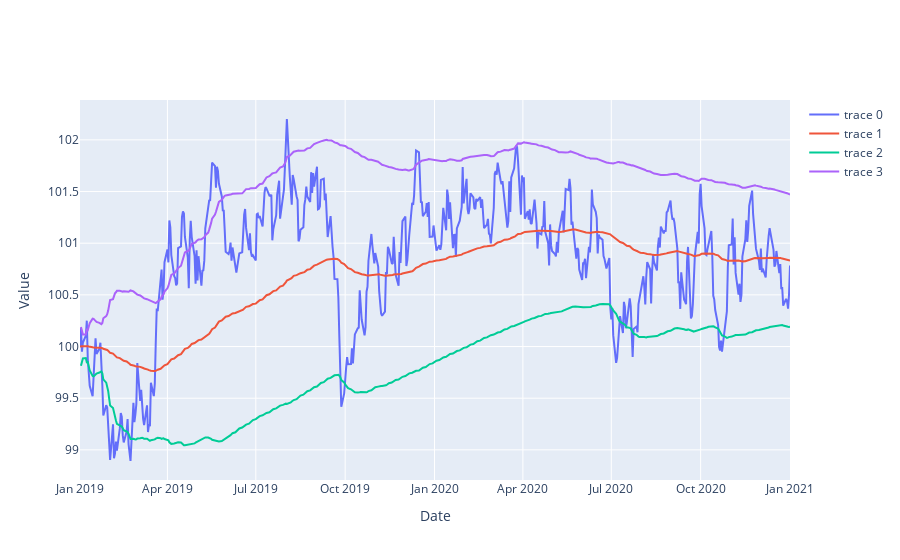
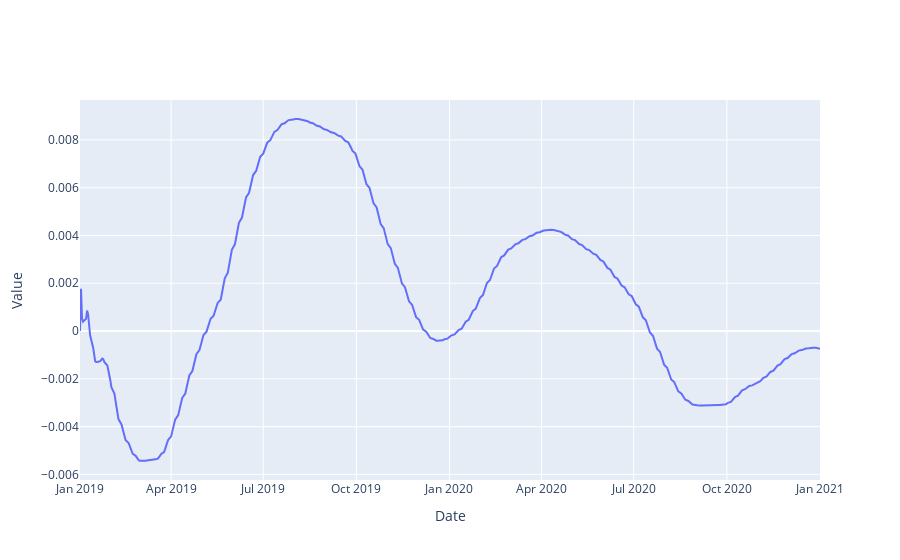
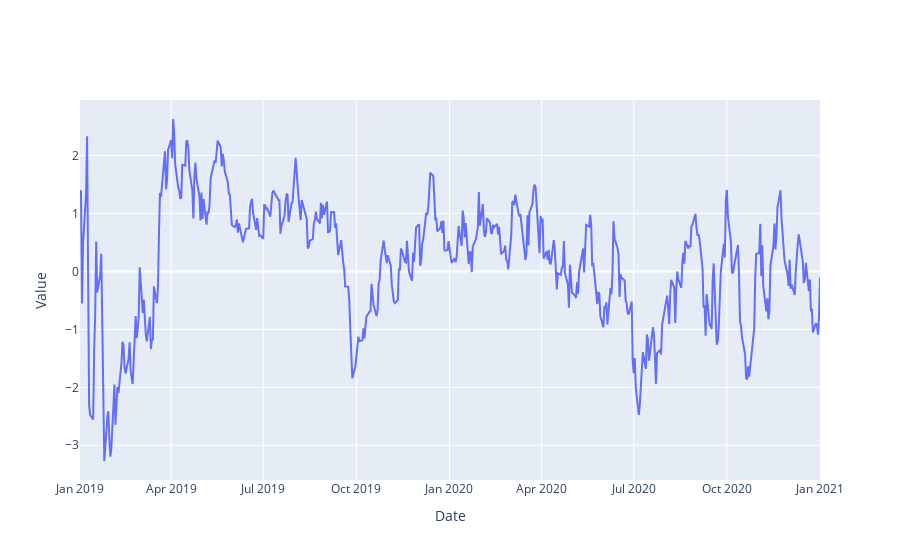
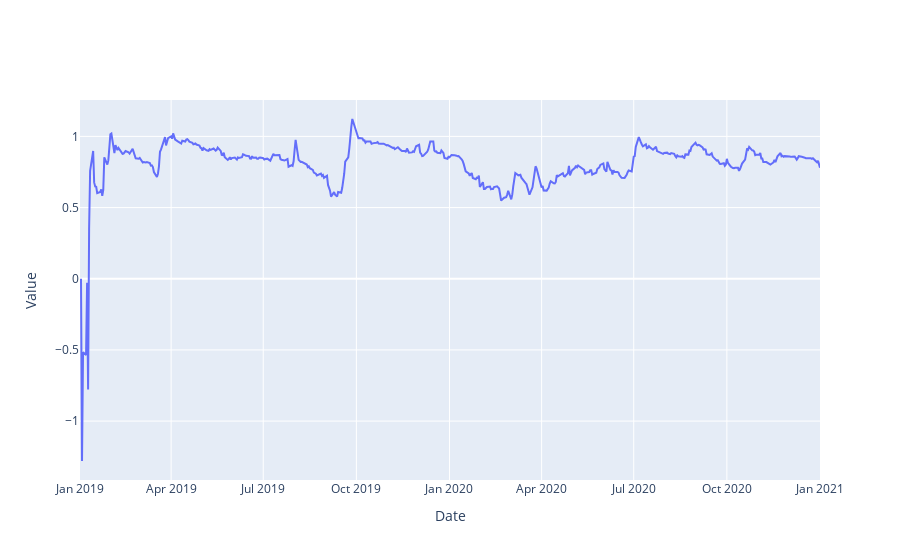

Notebook code for these charts, in order:
### Code cell
df = ts_features(test)

u.plot_plotly_multiple([df[[df.columns[0]]],df[["mu_t"]],df[["S_down"]],df[["S_up"]]])

u.plot_plotly(df[["mu_trend"]])

u.plot_plotly(df[["z_score"]])

u.plot_plotly(df[["ar1_coeff"]])

### Figure 1 — Plotly figure (JSON) as saved in the notebook; plotly's stock layout.template omitted (floating-point values rounded to 4 significant figures; data arrays with more than 128 entries replaced by an {"elided": "..."} marker saying what was removed)
{"data": [{"mode": "lines", "type": "scatter", "x": {"elided": "524 str values"}, "y": {"elided": "524 float values"}}, {"mode": "lines", "type": "scatter", "x": {"elided": "524 str values"}, "y": {"elided": "524 float values"}}, {"mode": "lines", "type": "scatter", "x": {"elided": "524 str values"}, "y": {"elided": "524 float values"}}, {"mode": "lines", "type": "scatter", "x": {"elided": "524 str values"}, "y": {"elided": "524 float values"}}], "layout": {"xaxis": {"title": {"text": "Date"}}, "yaxis": {"title": {"text": "Value"}}}}

### Figure 2 — Plotly figure (JSON) as saved in the notebook; plotly's stock layout.template omitted (floating-point values rounded to 4 significant figures; data arrays with more than 128 entries replaced by an {"elided": "..."} marker saying what was removed)
{"data": [{"mode": "lines", "type": "scatter", "x": {"elided": "524 str values"}, "y": {"elided": "524 float values"}}], "layout": {"title": {}, "xaxis": {"title": {"text": "Date"}}, "yaxis": {"title": {"text": "Value"}}}}

### Figure 3 — Plotly figure (JSON) as saved in the notebook; plotly's stock layout.template omitted (floating-point values rounded to 4 significant figures; data arrays with more than 128 entries replaced by an {"elided": "..."} marker saying what was removed)
{"data": [{"mode": "lines", "type": "scatter", "x": {"elided": "524 str values"}, "y": {"elided": "524 float values"}}], "layout": {"title": {}, "xaxis": {"title": {"text": "Date"}}, "yaxis": {"title": {"text": "Value"}}}}

### Figure 4 — Plotly figure (JSON) as saved in the notebook; plotly's stock layout.template omitted (floating-point values rounded to 4 significant figures; data arrays with more than 128 entries replaced by an {"elided": "..."} marker saying what was removed)
{"data": [{"mode": "lines", "type": "scatter", "x": {"elided": "524 str values"}, "y": {"elided": "524 float values"}}], "layout": {"title": {}, "xaxis": {"title": {"text": "Date"}}, "yaxis": {"title": {"text": "Value"}}}}
